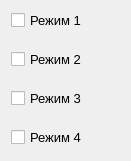
  <widget class="QWidget" name="verticalLayoutWidget_2">
   <property name="geometry">
    <rect>
     <x>600</x>
     <y>171</y>
     <width>131</width>
     <height>161</height>
    </rect>
   </property>
   <property name="font">
    <font>
     <family>Arial</family>
     <pointsize>9</pointsize>
    </font>
   </property>
   <layout class="QVBoxLayout" name="verticalLayout_2" stretch="1,1,1,1">
    <property name="spacing">
     <number>10</number>
    </property>
    <property name="topMargin">
     <number>2</number>
    </property>
    <property name="bottomMargin">
     <number>2</number>
    </property>
    <item>
     <widget class="QCheckBox" name="checkBox_Matrix_Mode1">
      <property name="font">
       <font>
        <family>Arial</family>
        <pointsize>10</pointsize>
        <weight>50</weight>
        <italic>false</italic>
        <bold>false</bold>
       </font>
      </property>
      <property name="styleSheet">
       <string notr="true">font: 10pt &quot;Arial&quot;;</string>
      </property>
      <property name="text">
       <string>Режим 1</string>
      </property>
     </widget>
    </item>
    <item>
     <widget class="QCheckBox" name="checkBox_Matrix_Mode2">
      <property name="font">
       <font>
        <family>Arial</family>
        <pointsize>10</pointsize>
        <weight>50</weight>
        <italic>false</italic>
        <bold>false</bold>
       </font>
      </property>
      <property name="styleSheet">
       <string notr="true">font: 10pt &quot;Arial&quot;;</string>
      </property>
      <property name="text">
       <string>Режим 2</string>
      </property>
     </widget>
    </item>
    <item>
     <widget class="QCheckBox" name="checkBox_Matrix_Mode3">
      <property name="font">
       <font>
        <family>Arial</family>
        <pointsize>10</pointsize>
        <weight>50</weight>
        <italic>false</italic>
        <bold>false</bold>
       </font>
      </property>
      <property name="styleSheet">
       <string notr="true">font: 10pt &quot;Arial&quot;;</string>
      </property>
      <property name="text">
       <string>Режим 3</string>
      </property>
     </widget>
    </item>
    <item>
     <widget class="QCheckBox" name="checkBox_Matrix_Mode4">
      <property name="font">
       <font>
        <family>Arial</family>
        <pointsize>10</pointsize>
        <weight>50</weight>
        <italic>false</italic>
        <bold>false</bold>
       </font>
      </property>
      <property name="styleSheet">
       <string notr="true">font: 10pt &quot;Arial&quot;;</string>
      </property>
      <property name="text">
       <string>Режим 4</string>
      </property>
     </widget>
    </item>
   </layout>
  </widget>
